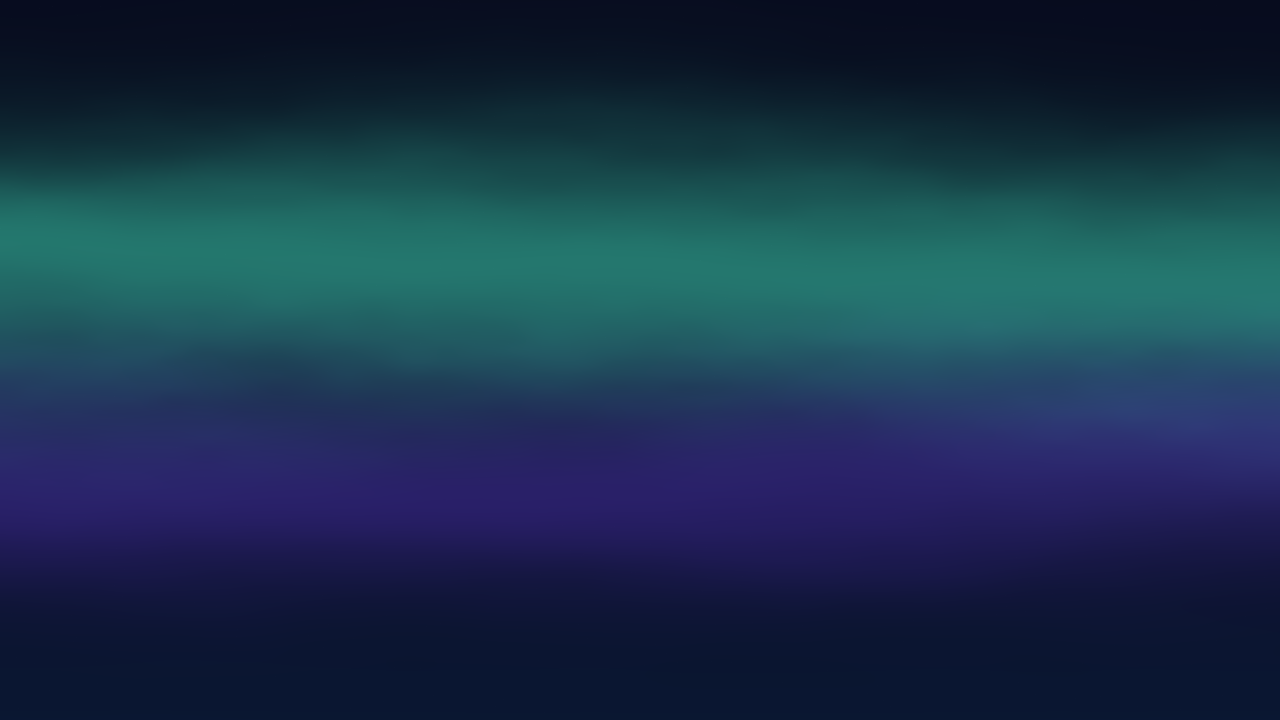
#> input picture src-tauri/templates/scene/materials/bg.png, 1280 x 720 px
$ python pipeline.py ../../src-tauri/templates/scene/materials/bg.png ../../src-tauri/templates/scene/materials/bg.png 5
#> lines starting #> are read from the running program, lines starting #| are printed output that depends on the picture
#!/usr/bin/env python3
"""窗口抓图 → README 用 JPEG：压平圆角外的透明像素 + 质量压缩。

为什么不用 sips 直接转：窗口是透明 + CSS 圆角的，圆角外的像素 alpha=0，
sips 会把它们压成**白色** —— 深色玻璃 UI 上一眼就是四个白角。这里改成
压到「玻璃边缘色」（取左缘中点像素），圆角与窗口自身边缘自然衔接。

用法：
    pipeline.py <src.png> <dst.jpg> [质量=88]
默认短边超过 1602 时按比例缩到 1602（2x 抓拍的 1240x801 窗口正好不缩）。
"""
import os
import sys

from PIL import Image


def convert(src: str, dst: str, quality: int = 88, max_short: int = 1602) -> tuple[tuple[int, int], tuple[int, int, int]]:
#> called with quality = 5, max_short = 1602
    im = Image.open(src).convert("RGBA")
    w, h = im.size
#> w = 1280; h = 720
    if max_short and min(w, h) > max_short:
        scale = max_short / min(w, h)
        im = im.resize((round(w * scale), round(h * scale)), Image.LANCZOS)
    edge = im.getpixel((2, im.height // 2))[:3]
#> edge = (34, 74, 97)
    bg = Image.new("RGB", im.size, edge)
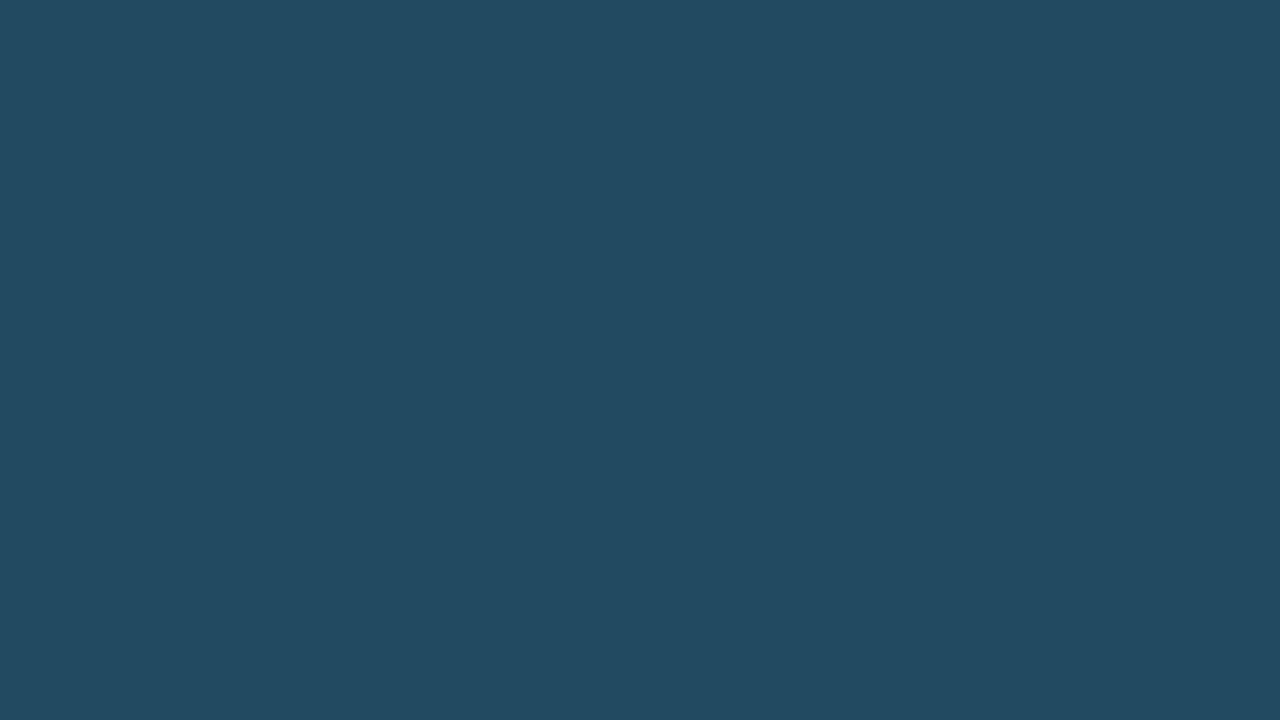
#> bg: PIL image 1280x720 RGB; mean R, G, B 34, 74, 97
    bg.paste(im, mask=im.split()[3])
#> bg is the input picture: PIL image 1280x720 RGB; mean R, G, B 24.8, 50.6, 75.8
    bg.save(dst, "JPEG", quality=quality, optimize=True, progressive=True)
    return bg.size, edge


if __name__ == "__main__":
    if len(sys.argv) < 3:
        print(__doc__)
        raise SystemExit(2)
    q = int(sys.argv[3]) if len(sys.argv) > 3 else 88
    size, edge = convert(sys.argv[1], sys.argv[2], q)
#> size = (1280, 720); edge = (34, 74, 97)
    print(f"{sys.argv[2]}  {size[0]}x{size[1]}  edge=#{edge[0]:02x}{edge[1]:02x}{edge[2]:02x}  "
          f"{os.path.getsize(sys.argv[2]) // 1024}KB")
#| ../../src-tauri/templates/scene/materials/bg.png  1280x720  edge=#224a61  6KB
